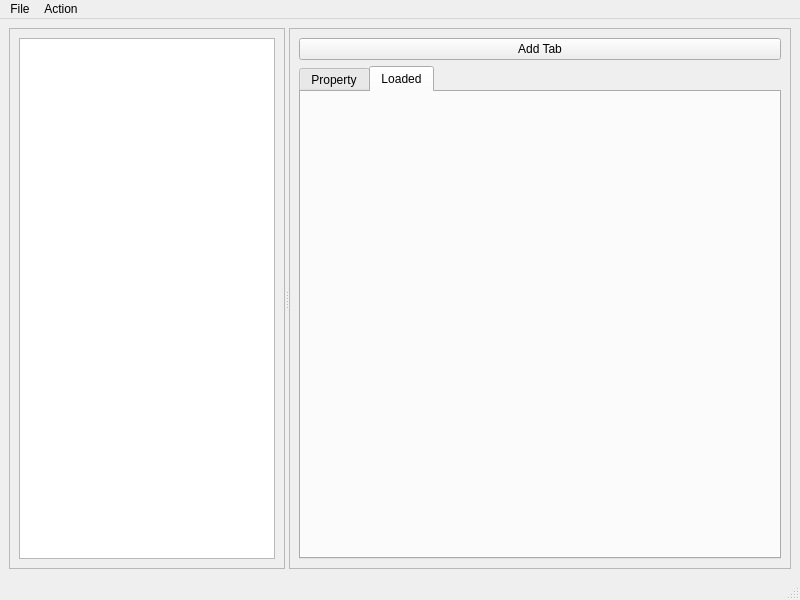
<?xml version="1.0" encoding="UTF-8"?>
<ui version="4.0">
 <class>MainWindow</class>
 <widget class="QMainWindow" name="MainWindow">
  <property name="geometry">
   <rect>
    <x>0</x>
    <y>0</y>
    <width>800</width>
    <height>600</height>
   </rect>
  </property>
  <property name="windowTitle">
   <string>MainWindow</string>
  </property>
  <widget class="QWidget" name="centralwidget">
   <layout class="QVBoxLayout" name="verticalLayout">
    <item>
     <widget class="QSplitter" name="splitter">
      <property name="orientation">
       <enum>Qt::Horizontal</enum>
      </property>
      <widget class="QFrame" name="frmNav">
       <property name="frameShape">
        <enum>QFrame::StyledPanel</enum>
       </property>
       <property name="frameShadow">
        <enum>QFrame::Raised</enum>
       </property>
       <layout class="QVBoxLayout" name="verticalLayout_2">
        <item>
         <widget class="QTreeView" name="navTree"/>
        </item>
       </layout>
      </widget>
      <widget class="QFrame" name="frmMain">
       <property name="sizePolicy">
        <sizepolicy hsizetype="Expanding" vsizetype="Preferred">
         <horstretch>2</horstretch>
         <verstretch>0</verstretch>
        </sizepolicy>
       </property>
       <property name="frameShape">
        <enum>QFrame::StyledPanel</enum>
       </property>
       <property name="frameShadow">
        <enum>QFrame::Raised</enum>
       </property>
       <layout class="QVBoxLayout" name="verticalLayout_3">
        <item>
         <widget class="QPushButton" name="btnAddTab">
          <property name="text">
           <string>Add Tab</string>
          </property>
         </widget>
        </item>
        <item>
         <widget class="QTabWidget" name="tabWidget">
          <property name="currentIndex">
           <number>1</number>
          </property>
          <widget class="QWidget" name="tab">
           <attribute name="title">
            <string>Property</string>
           </attribute>
          </widget>
          <widget class="QWidget" name="tabTest">
           <attribute name="title">
            <string>Loaded</string>
           </attribute>
          </widget>
         </widget>
        </item>
       </layout>
      </widget>
     </widget>
    </item>
   </layout>
  </widget>
  <widget class="QMenuBar" name="menubar">
   <property name="geometry">
    <rect>
     <x>0</x>
     <y>0</y>
     <width>800</width>
     <height>22</height>
    </rect>
   </property>
   <widget class="QMenu" name="menuFile">
    <property name="title">
     <string>File</string>
    </property>
    <addaction name="separator"/>
    <addaction name="actionQuit"/>
   </widget>
   <widget class="QMenu" name="menuAction">
    <property name="title">
     <string>Action</string>
    </property>
    <addaction name="actionChristmas_Tree"/>
    <addaction name="actionDatabase_Test"/>
   </widget>
   <addaction name="menuFile"/>
   <addaction name="menuAction"/>
  </widget>
  <widget class="QStatusBar" name="statusbar"/>
  <action name="actionQuit">
   <property name="text">
    <string>Quit</string>
   </property>
   <property name="shortcut">
    <string>Ctrl+Q</string>
   </property>
  </action>
  <action name="actionChristmas_Tree">
   <property name="text">
    <string>Christmas Tree</string>
   </property>
   <property name="shortcut">
    <string>Ctrl+X</string>
   </property>
  </action>
  <action name="actionDatabase_Test">
   <property name="text">
    <string>Database Test</string>
   </property>
   <property name="shortcut">
    <string>Ctrl+D</string>
   </property>
  </action>
 </widget>
 <resources/>
 <connections/>
</ui>
